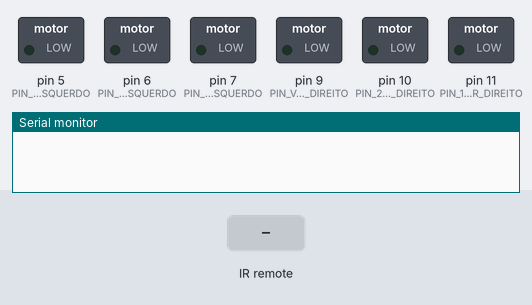
The sketch below on a simulated Arduino Uno, built with avr-gcc and run on an emulated ATmega328P. On the bench: switched loads named in the sketch (green lamp = pin HIGH), the last lines printed to the serial monitor. The inputs (shaded band) are chosen by the test bench.

Above: at 1.2 s.
1.3 s: infrared code 0xFF629D received
At 2.3 s:
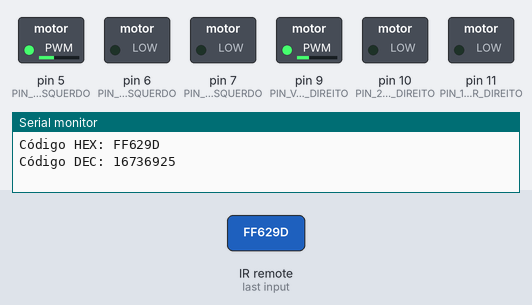
3.4 s: infrared code 0xFFA857 received
At 3.8 s:
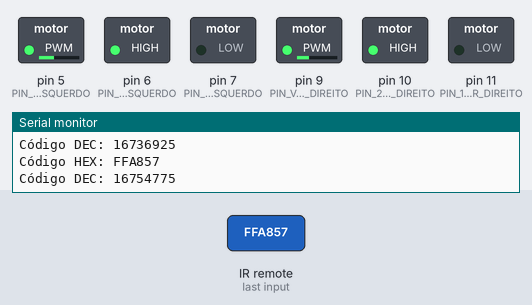
5.5 s: infrared code 0xFF22DD received
At 5.6 s:
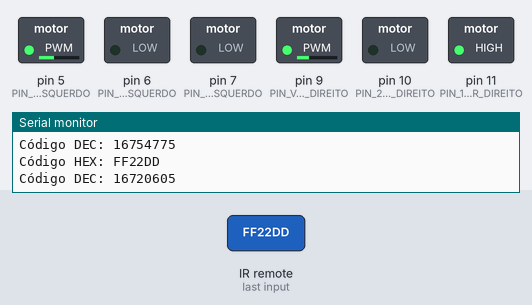
7.2 s: infrared code 0xFFC23D received
At 7.31 s:
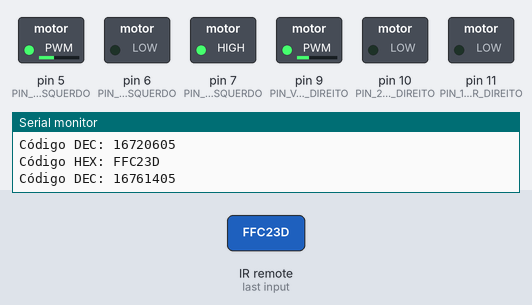
Timing chart, 0 to 9.9 s (numbered marks = the images above; inputs shaded):
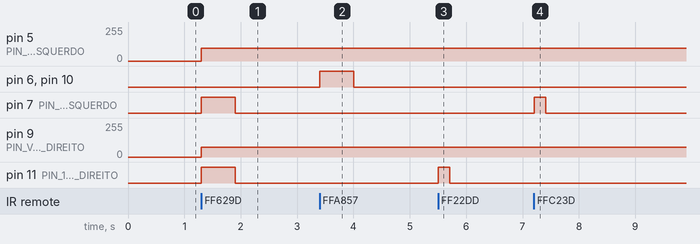

The sketch:

teste_motor_controle_remoto_v2.ino
```cpp
//INCLUSÃO DE BIBLIOTECA DO CONTROLE REMOTO
#include <IRremote.h>

// PINAGEM DO MOTOR DIREITO
#define PIN_VELOCIDADE_MOTOR_DIREITO  9
#define PIN_1_MOTOR_DIREITO           11
#define PIN_2_MOTOR_DIREITO           10

// PINAGEM DO MOTOR ESQUERDO
#define PIN_VELOCIDADE_MOTOR_ESQUERDO 5
#define PIN_2_MOTOR_ESQUERDO          6
#define PIN_1_MOTOR_ESQUERDO          7

// PINAGEM DE SINAL DO RECEPTOR IR
#define RECV_PIN                      13
// TEMPO PADRÃO QUE IRA GIRAR OS MOTORES AO IREM PARA FRENTE E PARA TRÁS
#define TEMPO                         600

// VARIAVEL QUE CONTROL A VELOCIDADE. ELA PODE SER ALTERADA UTILIZANDO OS PINOS PWM DO L298N
int velocidade                        = 0;
// ESSA VARIAVEL AUXILIA PARA EQUILIBRAR A VELOCIDADE DE UM DOS MOTORES PARA O CASO DE
//  UM DOS MOTORES RODAR MENOS QUE O OUTRO
int velocidade_ajuste                 = 20;

// ESSES SAO OS VALORES QUE APARECERAM NO CONTROLE REMOTO QUANDO EU FIZ O TESTE DE LEITURA DOS BOTOES
const long int BOTAO_CIMA             = 16736925; // HEX: FF629D
const long int BOTAO_BAIXO            = 16754775; // HEX: FFA857
const long int BOTAO_ESQUERDA         = 16720605; // HEX: FF22DD
const long int BOTAO_DIREITA          = 16761405; // HEX: FFC23D
const long int BOTAO_OK               = 16712445; // HEX: FF02FD
const long int BOTAO_1                = 16738455; // HEX: FF6897
const long int BOTAO_2                = 16750695; // HEX: FF9867
const long int BOTAO_3                = 16756815; // HEX: FFB04F
const long int BOTAO_ASTERISCO        = 16728765; // HEX: FF42BD
const long int BOTAO_0                = 16730805; // HEX: FF4AB5
const long int BOTAO_TRALHA           = 16732845; // HEX: FF52AD

// VELOCIDADE MINIMA, MEDIA E MAXIMA DOS MOTORES QUE EU DEFINI, ABAIXO DE 65 O MOTOR NAO TEM FORCA PARA RODAR
const int MIN_VELOCIDADE              = 75;
const int MED_VELOCIDADE              = 85;
const int MAX_VELOCIDADE              = 95;

// CRIA UMA INSTANCIA DA CLASSE QUE FAZ A LEITURA DO RECEPTOR IR
IRrecv irrecv(RECV_PIN); //PASSA O VALOR DO PINO PARA A FUNÇÃO irrecv

// VARIAVEL QUE SERA PASSADA COMO REFERENCIA E CONTERA O VALOR DO BOTAO PRESSIONADO PELO CONTROLE
decode_results results; //VARIAVEL QUE ARMAZENA OS RESULTADOS (SINAL IR RECEBIDO)

// ENUMERADOR PARA DEFINIR AS POSICOES
enum DIRECAO {
  FRENTE,
  TRAS,
  DIREITA,
  ESQUERDA,
  PARADO
};

DIRECAO direcao;

// MOVE PARA FRENTE E PARA
void mover_frente() {
  digitalWrite(PIN_1_MOTOR_DIREITO, HIGH);
  digitalWrite(PIN_2_MOTOR_DIREITO, LOW);
  digitalWrite(PIN_1_MOTOR_ESQUERDO, HIGH);
  digitalWrite(PIN_2_MOTOR_ESQUERDO, LOW);
  delay(TEMPO);
  parar();
}

// MOVE PARA TRAS E PARA
void mover_tras() {
  digitalWrite(PIN_1_MOTOR_DIREITO, LOW);
  digitalWrite(PIN_2_MOTOR_DIREITO, HIGH);
  digitalWrite(PIN_1_MOTOR_ESQUERDO, LOW);
  digitalWrite(PIN_2_MOTOR_ESQUERDO, HIGH);
  delay(TEMPO);
  parar();
}

// MOVE PARA A DIREITA E PARA
void mover_direita() {
  direcao = PARADO;
  digitalWrite(PIN_1_MOTOR_DIREITO, LOW);
  digitalWrite(PIN_2_MOTOR_DIREITO, LOW);
  digitalWrite(PIN_1_MOTOR_ESQUERDO, HIGH);
  digitalWrite(PIN_2_MOTOR_ESQUERDO, LOW);
  // AQUI DEFINI DIVIDIR POR 3, CASO QUEIRA QUE O CARRO VIRE MAIS OU MENOS, DIMINUA ESSA DIVISAO POR 3 OU AUMENTE, RESPECTIVAMENTE
  delay(TEMPO / 3);
  parar();
}

// MOVE PARA A DIREITA E PARA
void mover_esquerda() {
  direcao = PARADO;
  digitalWrite(PIN_1_MOTOR_DIREITO, HIGH);
  digitalWrite(PIN_2_MOTOR_DIREITO, LOW);
  digitalWrite(PIN_1_MOTOR_ESQUERDO, LOW);
  digitalWrite(PIN_2_MOTOR_ESQUERDO, LOW);
  // AQUI DEFINI DIVIDIR POR 3, CASO QUEIRA QUE O CARRO VIRE MAIS OU MENOS, DIMINUA ESSA DIVISAO POR 3 OU AUMENTE, RESPECTIVAMENTE
  delay(TEMPO / 3);
  parar();
}

// PARA OS MOTORES
void parar() {
  digitalWrite(PIN_1_MOTOR_DIREITO, LOW);
  digitalWrite(PIN_2_MOTOR_DIREITO, LOW);
  digitalWrite(PIN_1_MOTOR_ESQUERDO, LOW);
  digitalWrite(PIN_2_MOTOR_ESQUERDO, LOW);
  //delay(TEMPO);
}

void setup() {

  Serial.begin(9600); //INICIALIZA A SERIAL

  // CONFIGURA AS PINAGENS DO L298N
  // MOTOR DIREITO
  pinMode(PIN_VELOCIDADE_MOTOR_DIREITO, OUTPUT);
  pinMode(PIN_1_MOTOR_DIREITO, OUTPUT);
  pinMode(PIN_2_MOTOR_DIREITO, OUTPUT);
  // MOTOR ESQUERDO
  pinMode(PIN_VELOCIDADE_MOTOR_ESQUERDO, OUTPUT);
  pinMode(PIN_1_MOTOR_ESQUERDO, OUTPUT);
  pinMode(PIN_2_MOTOR_ESQUERDO, OUTPUT);

  // INICIO NA VELOCIDADE MINIMA
  velocidade                          = MIN_VELOCIDADE;

  // HABILITO A LEITURA DO RECEPTOR IR - IMPORTANTE,
  // ESSA CLASSE INTERNAMENTE INVIABILIZA O USO DO PINO 3 DO ARDUINO.
  // PORTANTO NAO UTILIZE O PINO 3 LIGANDO NO L298N
  irrecv.enableIRIn(); //INICIALIZA A RECEPCAO DE SINAIS IR

}

void mover() {

  analogWrite(PIN_VELOCIDADE_MOTOR_DIREITO, velocidade);
  analogWrite(PIN_VELOCIDADE_MOTOR_ESQUERDO, velocidade + velocidade_ajuste);

  if (direcao == FRENTE) {
    mover_frente();
  } else if (direcao == TRAS) {
    mover_tras();
  } else if (direcao == ESQUERDA) {
    mover_esquerda();
  } else if (direcao == DIREITA) {
    mover_direita();
  } else if (direcao == PARADO) {
    parar();
  }
}

void loop() {

  //CAPTURA O SINAL IR
  if (irrecv.decode(&results)) {

    // PRINTA NA SERIAL OS VALORES HEXADECIMAIS E DECIMAIS DOS BOTOES APERTADOS NO CONTROLE REMOTO
    // UTILIZE ESSES VALORES DECIMAIS PARA CONFIGURAR OS VALORES DE CADA BOTAO LA NO INICIO DO PROGRAMA
    Serial.print("Código HEX: "); //IMPRIME O TEXTO NO MONITOR SERIAL
    Serial.println(results.value, HEX); //IMPRIME EM FORMATO HEXADECIMAL
    Serial.print("Código DEC: "); //IMPRIME O TEXTO NO MONITOR SERIAL
    Serial.println(results.value, DEC); //IMPRIME EM FORMATO DECIMAL
    Serial.println(""); //QUEBRA DE LINHA NA SERIAL

    // A MINHA IDEIA AQUI ERA DEIXAR O VEICULO ANDANDO ATE ELE RECEBER O SINAL DE PARAR PELO CONTROLE.
    // PARA ISSO, RETIRE A LINHA DE DELAY() E PARAR() DENTRO DOS METODOS QUE MOVIMENTAR O MOTOR PARA FRENTE E PARA TRAS
    if (results.value == BOTAO_CIMA) {
      direcao = FRENTE;
    } else if (results.value == BOTAO_BAIXO) {
      direcao = TRAS;
    } else if (results.value == BOTAO_ESQUERDA) {
      direcao = ESQUERDA;
    } else if (results.value == BOTAO_DIREITA) {
      direcao = DIREITA;
    } else if (results.value == BOTAO_OK) {
      direcao = PARADO;
    } else if (results.value == BOTAO_1) {
      velocidade = MIN_VELOCIDADE;
    } else if (results.value == BOTAO_2) {
      velocidade = MED_VELOCIDADE;
    } else if (results.value == BOTAO_3) {
      velocidade = MAX_VELOCIDADE;
    } // if (results.value == BOTAO_CIMA) {

    mover();

    // LIBERA O RECEPTOR IR PARA LER UM NOVO VALOR
    irrecv.resume();

  } // if (irrecv.decode(&results))
  delay(100);

}
```

Measured:
- after the input at 1.3 s, pin 5 (PIN_VELOCIDADE_MOTOR_ESQUERDO): 0/255 → 95/255 at once; pin 7 (PIN_1_MOTOR_ESQUERDO), pin 11 (PIN_1_MOTOR_DIREITO): LOW → HIGH at once, → LOW 0.60 s later; pin 9 (PIN_VELOCIDADE_MOTOR_DIREITO): 0/255 → 75/255 at once
- after the input at 3.4 s, pin 6 (PIN_2_MOTOR_ESQUERDO), pin 10 (PIN_2_MOTOR_DIREITO): LOW → HIGH at once, → LOW 0.60 s later
- after the input at 5.5 s, pin 11 (PIN_1_MOTOR_DIREITO): LOW → HIGH at once, → LOW 0.20 s later
- after the input at 7.2 s, pin 7 (PIN_1_MOTOR_ESQUERDO): LOW → HIGH at once, → LOW 0.20 s later
